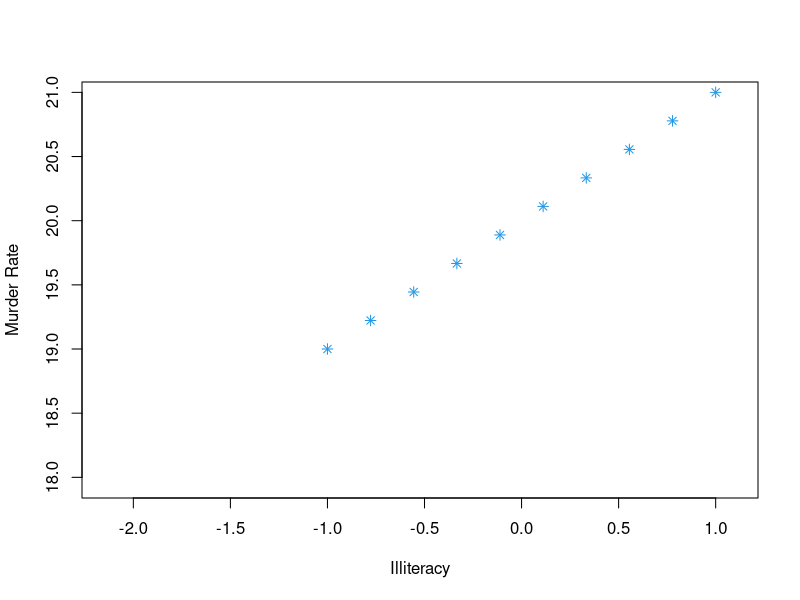
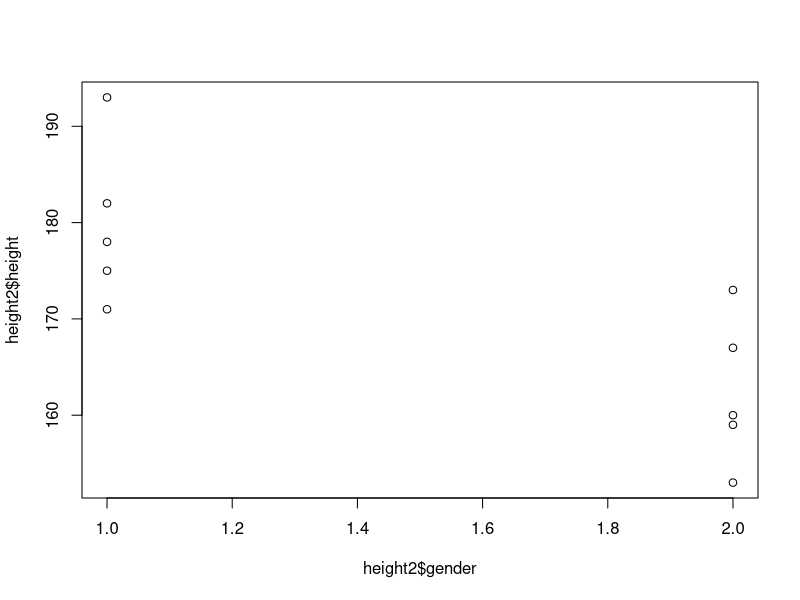
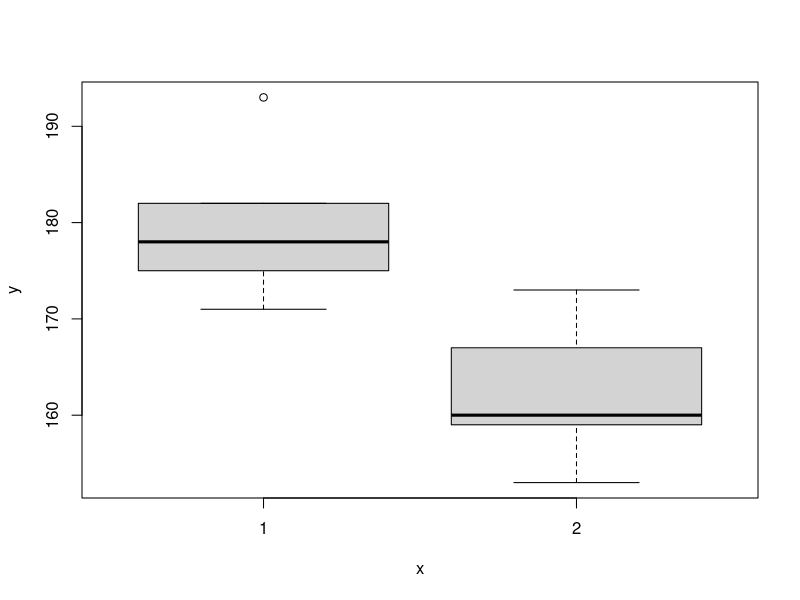

Write R code to recreate these figures, in order.
data(Cars93, package = "MASS")
sum = 0
for (each in Cars93[,"Horsepower"]){
  sum = sum+ each
}
m = sum/length(Cars93[,"Horsepower"])
mean(Cars93[,"Horsepower"])
tapply(Cars93[,"EngineSize"],list(Cars93[,"Type"],Cars93[,"Origin"]),median)
sweep(Cars93[,c("Min.Price","Price","Max.Price")],2,apply(Cars93[,c("Min.Price","Price","Max.Price")],2,median))

plot(rnorm(10), 20+rnorm(10), type = "n", xlab = "Illiteracy", ylab="Murder Rate")
points(seq(-1,1,length=10),seq(19,21,length =10), col = 4, pch = 8)
height2 <- list("gender"=c(1,1, 1, 1, 1, 2, 2, 2, 2, 2), "height" = c(178, 175, 182, 193, 171, 159, 167, 173, 153, 160))
plot(height2$gender,height2$height)
gender2<- factor(height2$gender)
plot(gender2,height2$height)
